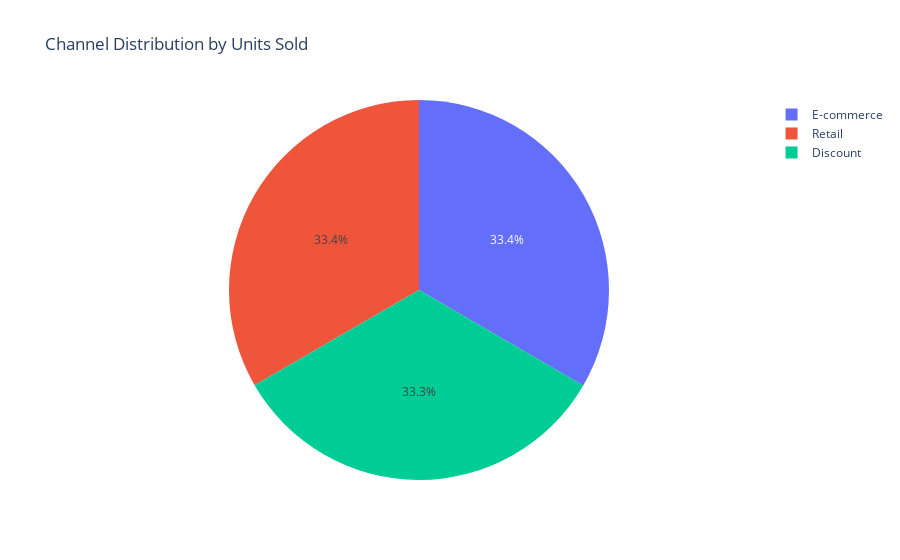
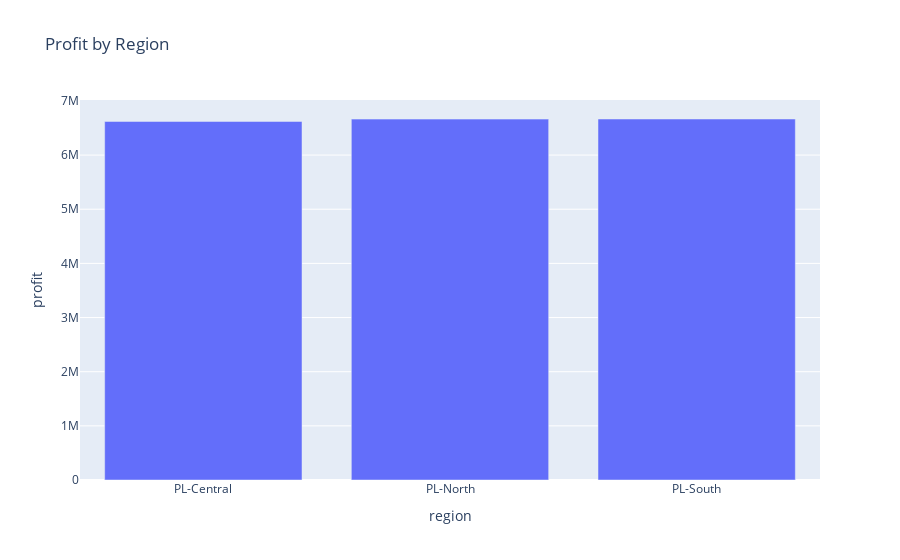
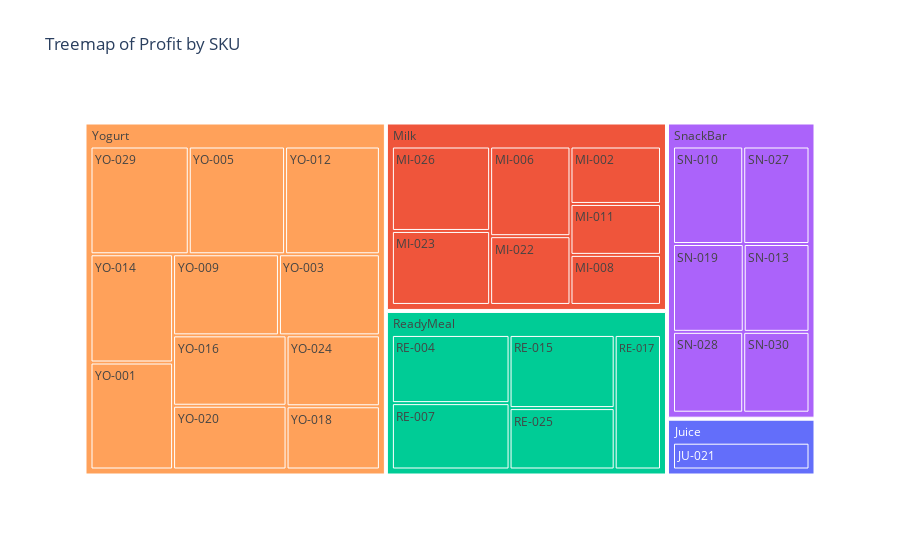

These figures' notebook cell, in order:
### Code cell
import pandas as pd
import numpy as np
import matplotlib.pyplot as plt
import seaborn as sns
import plotly.express as px
import squarify


df= pd.read_csv(r'D:\Python datasc\Data\FMCG_2022_2024.csv')

# Convert date column to Unix epoch day (days since 1970-01-01)
df["date"] = pd.to_datetime(df["date"])
df["unix_day"] = (df["date"] - pd.Timestamp("1970-01-01")) // pd.Timedelta("1D")


# Convert date column to datetime and split into year/month/day
df["date"] = pd.to_datetime(df["date"])
df["year"] = df["date"].dt.year
df["month"] = df["date"].dt.month
df["day"] = df["date"].dt.day


# Also create year_month for grouping
df["year_month"] = df["date"].dt.to_period("M").astype(str)

# ----------------------------
# 2. Calculate profit
# ----------------------------
df["profit"] = df["price_unit"] * df["units_sold"]

# ----------------------------
# 3. Pie chart of Channel based on units_sold
# ----------------------------
channel_data = df.groupby("channel")["units_sold"].sum().reset_index()
fig1 = px.pie(channel_data, values="units_sold", names="channel", title="Channel Distribution by Units Sold")
fig1.show()

# ----------------------------
# 4. Flowmap for Region based on profit
# ----------------------------
# Note: Flow maps usually need source-target coordinates. Here we can make a Sankey-like flow
region_profit = df.groupby("region")["profit"].sum().reset_index()
fig2 = px.bar(region_profit, x="region", y="profit", title="Profit by Region")  # simple version
fig2.show()

# Or just average values
promo_effect = df.groupby("promotion_flag")["units_sold"].mean().reset_index()
promo_effect["promotion_flag"] = promo_effect["promotion_flag"].map({0: "No Promotion", 1: "Promotion"})

sns.barplot(data=promo_effect, x="promotion_flag", y="units_sold")
plt.title("Average Units Sold With vs Without Promotion")
plt.show()

# ----------------------------
# 6. Treemap of profit by SKU with Category coloring
# ----------------------------
tree_data = df.groupby(["category", "sku"])["profit"].sum().reset_index()
total_profit = tree_data["profit"].sum()
tree_data["profit_ratio"] = tree_data["profit"] / total_profit
fig3 = px.treemap(tree_data, path=["category", "sku"], values="profit_ratio", color="category", title="Treemap of Profit by SKU")
fig3.show()

# ----------------------------
# 7. Linegraph of profit by Segment
# ----------------------------
segment_profit = df.groupby(["unix_day", "segment"])["profit"].sum().reset_index()
plt.figure(figsize=(10,6))
sns.lineplot(data=segment_profit, x="unix_day", y="profit", hue="segment")
plt.title("Profit by Segment over Time")
plt.show()


# Monthly aggregation for stacked area
monthly_profit_segment = df.groupby(["year_month", "segment"])["profit"].sum().reset_index()

# Alternative visualization: stacked area chart for cumulative segment profit
def stacked_area_segment():
    pivot_data = monthly_profit_segment.pivot(index="year_month", columns="segment", values="profit").fillna(0)
    pivot_data.plot.area(figsize=(14,7), alpha=0.7)
    plt.xticks(rotation=45)
    plt.title("Segment Profit Contribution Over Time (Stacked Area)")
    plt.ylabel("Profit")
    plt.show()
stacked_area_segment()


# Get unique SKUs
sku_list = df["sku"].unique()
num_groups = len(sku_list) // 5
fig_units, axes_units = plt.subplots(nrows=3, ncols=2, figsize=(16, 12), sharex=True)
fig_price, axes_price = plt.subplots(nrows=3, ncols=2, figsize=(16, 12), sharex=True)

axes_units = axes_units.flatten()
axes_price = axes_price.flatten()

for i in range(0, len(sku_list), 5):
    group_index = i // 5
    subset_skus = sku_list[i:i+5]
    sub_df = df[df["sku"].isin(subset_skus)].copy()

    monthly_group = sub_df.groupby(["year_month", "sku"]).agg(
        units_sold=("units_sold", "sum"),
        price_unit=("price_unit", "mean")
    ).reset_index()

    # Units Sold subplot
    sns.lineplot(data=monthly_group, x="year_month", y="units_sold", hue="sku", ax=axes_units[group_index])
    axes_units[group_index].set_title(f"Units Sold: SKUs {i+1}–{i+len(subset_skus)}")
    axes_units[group_index].tick_params(axis='x', rotation=45)

    # Price subplot
    sns.lineplot(data=monthly_group, x="year_month", y="price_unit", hue="sku", ax=axes_price[group_index])
    axes_price[group_index].set_title(f"Price: SKUs {i+1}–{i+len(subset_skus)}")
    axes_price[group_index].tick_params(axis='x', rotation=45)

# 8. Monthly Units Sold by SKU Groups 
fig_units.tight_layout()
fig_units.suptitle("Monthly Units Sold by SKU Groups", fontsize=16, y=1.02)
fig_units.subplots_adjust(top=0.92)

# 9 Monthly Average Price by SKU Groups
fig_price.tight_layout()
fig_price.suptitle("Monthly Average Price by SKU Groups", fontsize=16, y=1.02)
fig_price.subplots_adjust(top=0.92)

plt.show()


# Calculate monthly demand ratio
monthly_demand = (
    df.groupby(['year_month', 'sku'])
      .agg({'units_sold':'sum', 'stock_available':'sum'})
      .reset_index()
)

# Demand index (sell-through ratio)
monthly_demand['demand_index'] = monthly_demand['units_sold'] / monthly_demand['stock_available']

# Pivot for stacked area
pivot_demand = monthly_demand.pivot(index='year_month', columns='sku', values='demand_index').fillna(0)

# Plot stacked area
pivot_demand.plot.area(figsize=(12,6), alpha=0.8)
plt.title("Monthly Demand Index by SKU (Units Sold / Stock Available)")
plt.ylabel("Demand Index")
plt.xlabel("Month")
plt.xticks(rotation=45)
plt.legend(title="SKU", bbox_to_anchor=(1.05, 1), loc='upper left',ncol=2)
plt.tight_layout()
plt.show()

### Figure 1 — Plotly figure (JSON) as saved in the notebook; plotly's stock layout.template omitted (floating-point values rounded to 4 significant figures)
{"data": [{"domain": {"x": [0, 1], "y": [0, 1]}, "hovertemplate": "channel=%{label}<br>units_sold=%{value}<extra></extra>", "labels": ["Discount", "E-commerce", "Retail"], "legendgroup": "", "name": "", "showlegend": true, "type": "pie", "values": [1263790, 1268738, 1267296]}], "layout": {"legend": {"tracegroupgap": 0}, "title": {"text": "Channel Distribution by Units Sold"}}}

### Figure 2 — Plotly figure (JSON) as saved in the notebook; plotly's stock layout.template omitted (floating-point values rounded to 4 significant figures)
{"data": [{"alignmentgroup": "True", "hovertemplate": "region=%{x}<br>profit=%{y}<extra></extra>", "legendgroup": "", "marker": {"color": "#636efa", "pattern": {"shape": ""}}, "name": "", "offsetgroup": "", "orientation": "v", "showlegend": false, "textposition": "auto", "type": "bar", "x": ["PL-Central", "PL-North", "PL-South"], "xaxis": "x", "y": [6621000.0, 6664000.0, 6666000.0], "yaxis": "y"}], "layout": {"barmode": "relative", "legend": {"tracegroupgap": 0}, "title": {"text": "Profit by Region"}, "xaxis": {"anchor": "y", "domain": [0, 1], "title": {"text": "region"}}, "yaxis": {"anchor": "x", "domain": [0, 1], "title": {"text": "profit"}}}}

### Figure 3 — Plotly figure (JSON) as saved in the notebook; plotly's stock layout.template omitted (floating-point values rounded to 4 significant figures)
{"data": [{"branchvalues": "total", "customdata": [["Juice"], ["Milk"], ["Milk"], ["Milk"], ["Milk"], ["Milk"], ["Milk"], ["Milk"], ["ReadyMeal"], ["ReadyMeal"], ["ReadyMeal"], ["ReadyMeal"], ["ReadyMeal"], ["SnackBar"], ["SnackBar"], ["SnackBar"], ["SnackBar"], ["SnackBar"], ["SnackBar"], ["Yogurt"], ["Yogurt"], ["Yogurt"], ["Yogurt"], ["Yogurt"], ["Yogurt"], ["Yogurt"], ["Yogurt"], ["Yogurt"], ["Yogurt"], ["Yogurt"], ["Juice"], ["Milk"], ["ReadyMeal"], ["SnackBar"], ["Yogurt"]], "domain": {"x": [0, 1], "y": [0, 1]}, "hovertemplate": "labels=%{label}<br>profit_ratio=%{value}<br>parent=%{parent}<br>id=%{id}<br>category=%{customdata[0]}<extra></extra>", "ids": ["Juice/JU-021", "Milk/MI-002", "Milk/MI-006", "Milk/MI-008", "Milk/MI-011", "Milk/MI-022", "Milk/MI-023", "Milk/MI-026", "ReadyMeal/RE-004", "ReadyMeal/RE-007", "ReadyMeal/RE-015", "ReadyMeal/RE-017", "ReadyMeal/RE-025", "SnackBar/SN-030", "SnackBar/SN-028", "SnackBar/SN-027", "SnackBar/SN-013", "SnackBar/SN-010", "SnackBar/SN-019", "Yogurt/YO-024", "Yogurt/YO-001", "Yogurt/YO-003", "Yogurt/YO-005", "Yogurt/YO-009", "Yogurt/YO-012", "Yogurt/YO-014", "Yogurt/YO-016", "Yogurt/YO-018", "Yogurt/YO-020", "Yogurt/YO-029", "Juice", "Milk", "ReadyMeal", "SnackBar", "Yogurt"], "labels": ["JU-021", "MI-002", "MI-006", "MI-008", "MI-011", "MI-022", "MI-023", "MI-026", "RE-004", "RE-007", "RE-015", "RE-017", "RE-025", "SN-030", "SN-028", "SN-027", "SN-013", "SN-010", "SN-019", "YO-024", "YO-001", "YO-003", "YO-005", "YO-009", "YO-012", "YO-014", "YO-016", "YO-018", "YO-020", "YO-029", "Juice", "Milk", "ReadyMeal", "SnackBar", "Yogurt"], "marker": {"colors": ["#636efa", "#EF553B", "#EF553B", "#EF553B", "#EF553B", "#EF553B", "#EF553B", "#EF553B", "#00cc96", "#00cc96", "#00cc96", "#00cc96", "#00cc96", "#ab63fa", "#ab63fa", "#ab63fa", "#ab63fa", "#ab63fa", "#ab63fa", "#FFA15A", "#FFA15A", "#FFA15A", "#FFA15A", "#FFA15A", "#FFA15A", "#FFA15A", "#FFA15A", "#FFA15A", "#FFA15A", "#FFA15A", "#636efa", "#EF553B", "#00cc96", "#ab63fa", "#FFA15A"]}, "name": "", "parents": ["Juice", "Milk", "Milk", "Milk", "Milk", "Milk", "Milk", "Milk", "ReadyMeal", "ReadyMeal", "ReadyMeal", "ReadyMeal", "ReadyMeal", "SnackBar", "SnackBar", "SnackBar", "SnackBar", "SnackBar", "SnackBar", "Yogurt", "Yogurt", "Yogurt", "Yogurt", "Yogurt", "Yogurt", "Yogurt", "Yogurt", "Yogurt", "Yogurt", "Yogurt", "", "", "", "", ""], "type": "treemap", "values": [0.03269, 0.02503, 0.03469, 0.02181, 0.02219, 0.02661, 0.03499, 0.03994, 0.03971, 0.03866, 0.03807, 0.03084, 0.03197, 0.02514, 0.02664, 0.03031, 0.0271, 0.03214, 0.02915, 0.02921, 0.03896, 0.03611, 0.04578, 0.03786, 0.04508, 0.03943, 0.03523, 0.02603, 0.03191, 0.04671, 0.03269, 0.2053, 0.1793, 0.1705, 0.4123]}], "layout": {"legend": {"tracegroupgap": 0}, "title": {"text": "Treemap of Profit by SKU"}}}
